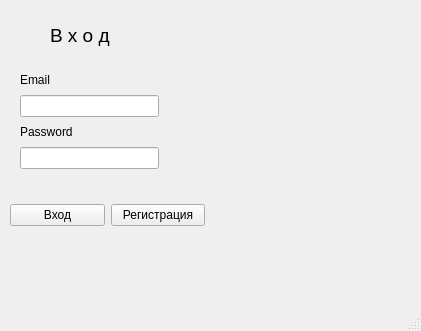
<?xml version="1.0" encoding="UTF-8"?>
<ui version="4.0">
 <class>MainWindow</class>
 <widget class="QMainWindow" name="MainWindow">
  <property name="geometry">
   <rect>
    <x>0</x>
    <y>0</y>
    <width>421</width>
    <height>331</height>
   </rect>
  </property>
  <property name="windowTitle">
   <string>MainWindow</string>
  </property>
  <widget class="QWidget" name="centralwidget">
   <widget class="QLabel" name="label">
    <property name="geometry">
     <rect>
      <x>50</x>
      <y>20</y>
      <width>71</width>
      <height>31</height>
     </rect>
    </property>
    <property name="font">
     <font>
      <pointsize>14</pointsize>
     </font>
    </property>
    <property name="text">
     <string>В х о д</string>
    </property>
   </widget>
   <widget class="QWidget" name="layoutWidget">
    <property name="geometry">
     <rect>
      <x>20</x>
      <y>70</y>
      <width>139</width>
      <height>99</height>
     </rect>
    </property>
    <layout class="QGridLayout" name="gridLayout">
     <item row="3" column="0">
      <widget class="QLabel" name="Password">
       <property name="text">
        <string>Password</string>
       </property>
      </widget>
     </item>
     <item row="4" column="0">
      <widget class="QLineEdit" name="Pass_vod"/>
     </item>
     <item row="1" column="0">
      <widget class="QLineEdit" name="Email_Vod"/>
     </item>
     <item row="0" column="0">
      <widget class="QLabel" name="Email">
       <property name="text">
        <string>Email</string>
       </property>
      </widget>
     </item>
    </layout>
   </widget>
   <widget class="QWidget" name="layoutWidget">
    <property name="geometry">
     <rect>
      <x>10</x>
      <y>200</y>
      <width>195</width>
      <height>30</height>
     </rect>
    </property>
    <layout class="QGridLayout" name="gridLayout_2">
     <item row="0" column="0">
      <widget class="QPushButton" name="Vhod">
       <property name="text">
        <string>Вход</string>
       </property>
      </widget>
     </item>
     <item row="0" column="1">
      <widget class="QPushButton" name="Register">
       <property name="text">
        <string>Регистрация</string>
       </property>
      </widget>
     </item>
    </layout>
   </widget>
   <widget class="QLabel" name="label_2">
    <property name="geometry">
     <rect>
      <x>230</x>
      <y>30</y>
      <width>141</width>
      <height>211</height>
     </rect>
    </property>
    <property name="text">
     <string/>
    </property>
    <property name="pixmap">
     <pixmap>75c4629c08b738616179d38041032b1e.jpg</pixmap>
    </property>
    <property name="scaledContents">
     <bool>true</bool>
    </property>
   </widget>
  </widget>
  <widget class="QMenuBar" name="menubar">
   <property name="geometry">
    <rect>
     <x>0</x>
     <y>0</y>
     <width>421</width>
     <height>21</height>
    </rect>
   </property>
  </widget>
  <widget class="QStatusBar" name="statusbar"/>
 </widget>
 <resources/>
 <connections/>
</ui>
